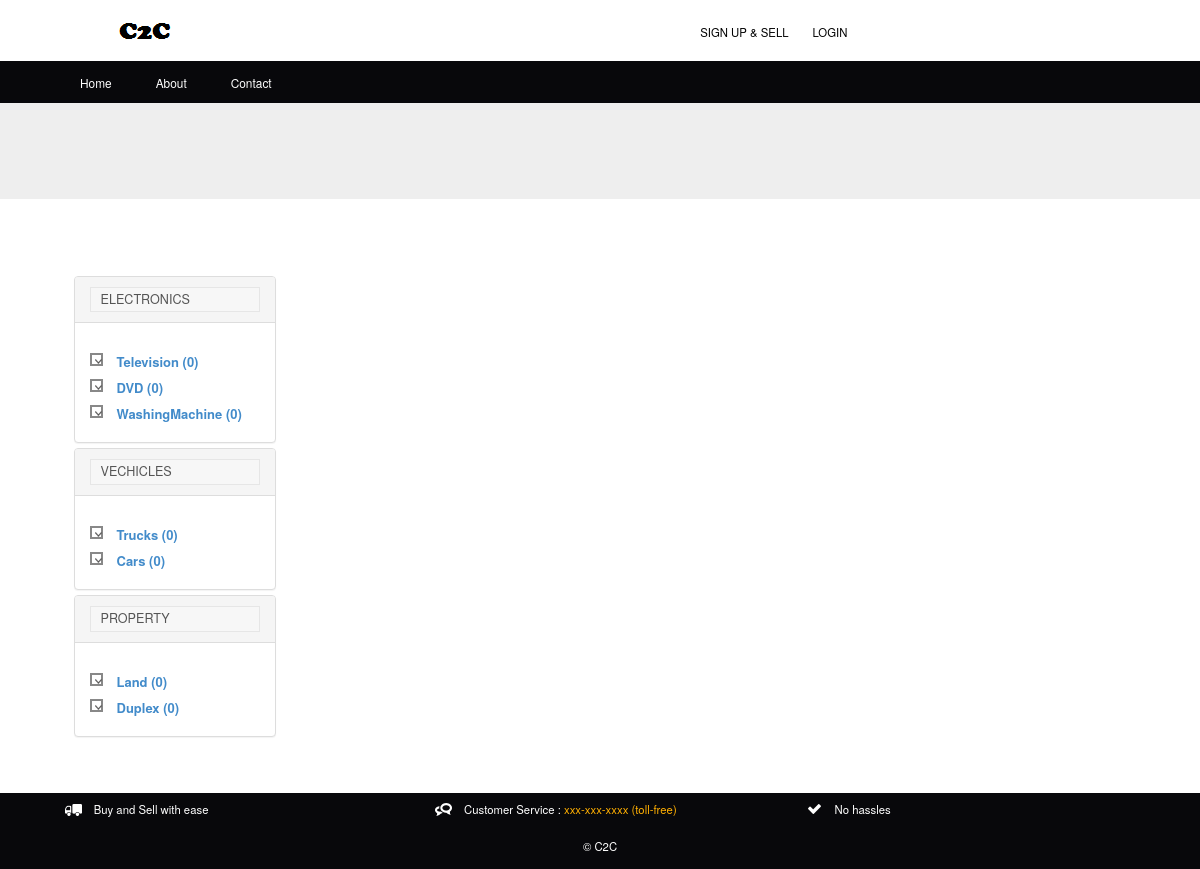
The page / on the database its author committed.
### tables this page shows
CREATE TABLE IF NOT EXISTS `category` (
`id` int(11) NOT NULL,
  `name` text NOT NULL,
  `description` text NOT NULL,
  `parent` text NOT NULL
);

### index.php (the view, shortened to what this page needs)
<?php
include("dbConfig.php");
?>
<!DOCTYPE HTML>
<html>
<head>
<link href="css/style.css" rel="stylesheet" type="text/css" media="all" />
<link href="css/form.css" rel="stylesheet" type="text/css" media="all" />
<link href="css/bootstrap.css" rel="stylesheet" type="text/css" media="all" />
<link href="css/megamenu.css" rel="stylesheet" type="text/css" media="all" />
</head>
<body>
   	 <?php
	 include("header.php");
	 ?>
	   <div class="jumbotron">
	   </div>
       <div class="login container-fluid">
         <div class="wrap">
     	    <div class="rsidebar span_1_of_left">
				   <section  class="sky-form ">
 <div class="panel-group" id="accordion">
 <?php
 $sl = mysqli_query($con,"SELECT * FROM category");
 $count=0;
 $all_cats = array();
 while($rv = mysqli_fetch_array($sl))
 {
	 if($rv['parent'] !=""){continue;}
     array_push($all_cats,$rv['name']);
 }
 ?>
 <?php
 $uq = array_unique($all_cats);
 foreach($uq as $v)
 {
	 $count++;
 ?>
  <div class="panel panel-default">
    <div class="panel-heading">
      <h4 class="panel-title">
        <a data-toggle="collapse" data-parent="#accordion" href="#collapse<?php echo htmlentities($count); ?>">
       <?php echo htmlentities($v); ?>  </a>
	  </h4>
    </div>
    <div id="collapse<?php echo htmlentities($count); ?>" class="panel-collapse collapse in ">
    <div class="panel-body">
	   <?php
	 $cnt=0;
  $sl = mysqli_query($con,"SELECT * FROM category WHERE parent='$v' ");
 while($rvx = mysqli_fetch_array($sl))
 {
	 ?>
	 	<label class="checkbox"><input type="checkbox" name="checkbox" checked="" disabled><i></i><a href="<?php echo $rvx['name']?>"> <?php echo htmlentities($rvx['name']); ?> (<?php echo htmlentities($cnt); ?>)</a></label>
 <?php
  $cnt=0;
 }
?>
	  </div>
    </div>
  </div>
  <?php
  }
  ?>
</div>
				</section>
		</div>
			</div>
		   </div>
	<?php
	include("footer.php");
	?>
</body>
</html>

### header.php (shortened to what this page needs)
 <div class="header-top">
<div class="wrap">
<div class="logo">
	<a href="index.php"><img src="images/logo.png" alt=""/></a>
   </div>
   <div class="cssmenu">
   <ul>
	 <li class="active"><a href="register.php">Sign up & Sell</a></li>
	 <li><a href="login.php">Login</a></li>
   </ul>
</div>
</div>
 </div>
 <div class="header-bottom">
 	<div class="wrap">
<ul class="megamenu skyblue">
    <li><a class="color1" href="index.php">Home</a></li>
    <li><a class="color1" href="#">About</a></li>
    <li><a class="color1" href="#">Contact</a></li>
   </ul>
   	</div>
     </div>

### footer.php (shortened to what this page needs)
 <div class="footer">
   	   <div class="footer-top">
   		<div class="wrap">
   			   <div class="col_1_of_footer-top span_1_of_footer-top">
  	 <ul class="f_list">
  	 	<li><img src="images/f_icon.png" alt=""/><span class="delivery">Buy and Sell with ease</span></li>
  	 </ul>
   </div>
   <div class="col_1_of_footer-top span_1_of_footer-top">
  	<ul class="f_list">
  	 	<li><img src="images/f_icon1.png" alt=""/><span class="delivery">Customer Service :<span class="orange"> xxx-xxx-xxxx (toll-free)</span></span></li>
  	 </ul>
   </div>
   <div class="col_1_of_footer-top span_1_of_footer-top">
  	<ul class="f_list">
  	 	<li><img src="images/f_icon2.png" alt=""/><span class="delivery">No hassles</span></li>
  	 </ul>
   </div>
</div>
   	    </div>
   	 <div class="copy">
   	   <div class="wrap">
   	   	  <p>© C2C</p>
   	   </div>
   	 </div>
   </div>

### css/style.css (style rules this page uses)
html,body,div,span,applet,object,iframe,h1,h2,h3,h4,h5,h6,p,blockquote,pre,a,abbr,acronym,address,big,cite,code,del,dfn,em,img,ins,kbd,q,s,samp,small,strike,strong,sub,sup,tt,var,b,u,i,dl,dt,dd,ol,nav ul,nav li,fieldset,form,label,legend,table,caption,tbody,tfoot,thead,tr,th,td,article,aside,canvas,details,embed,figure,figcaption,footer,header,hgroup,menu,nav,output,ruby,section,summary,time,mark,audio,video { margin:0;padding:0;border:0;font-size:100%;font:inherit;vertical-align:baseline; }
article, aside, details, figcaption, figure,footer, header, hgroup, menu, nav, section { display: block; }
ol,ul { list-style:none;margin:0;padding:0; }
a { text-decoration:none; }
img { max-width:100%; }
body { font-family: 'Open Sans', sans-serif; background:#fff; }
.wrap { width:80%; margin:0 auto; -moz-transition:all .2s linear; -webkit-transition:all .2s linear; -o-transition:all .2s linear; -ms-transition:all .2s linear; }
.header-top { background:#fff; padding: 10px 0; }
.logo { float:left; margin-right: 46.5%; }
.cssmenu { float:left; margin-top:11px; }
.cssmenu ul li { display: inline-block; }
.cssmenu ul li a { color: #000; display: block; margin: 0px 10px; text-transform: uppercase; font-size: 0.8125em; }
.header-bottom { background:#08080b; padding: 5px 0; }
.footer-top { background:#08080b; padding: 5px 0; }
.col_1_of_footer-top:first-child { margin-left: 0; }
.span_1_of_footer-top { width: 30.7%; }
ul.f_list img { vertical-align:middle; float:left; margin-right:2%; }
span.delivery { color:#fff; font-size:0.8125em; }
.col_1_of_footer-top { display: block; float: left; margin:0 0 0 3.6%; }
span.orange { color:#FFAF02; }
.copy { background:#08080b; text-align:center; padding:5px 0; }
.copy p { color:#fff; font-size:0.8125em; }
.login { padding:3% 0; }
.span_1_of_left { width:19.2%; }
.rsidebar { display: block; float: left; margin: 1% 3.5% 0% 0; }
@media (max-width:1366px) { .wrap { width:90%; } }
@media (max-width:1366px) { .logo { margin-right: 44.5%; } }
@media (max-width:1280px) { .wrap { width:90%; } }
@media (max-width:1280px) { .logo { margin-right:41.5%; } }

### css/form.css (style rules this page uses)
.sky-form h4 { color: #555; font-size: 0.9em; padding: 5px 10px; background: #F7F7F7; border: 1px solid #E6E6E6; text-transform: uppercase; }
.sky-form .input, .sky-form .select, .sky-form .textarea, .sky-form .radio, .sky-form .checkbox, .sky-form .toggle, .sky-form .button { position: relative; display: block; }
.sky-form .radio,.sky-form .checkbox { outline:none; border:none; margin-bottom: 4px; padding-left: 27px; font-size: 13px; line-height: 27px; color: #555555; cursor: pointer; text-transform: capitalize; }
.sky-form .radio:last-child, .sky-form .checkbox:last-child { margin-bottom: 0; }
.sky-form .radio i, .sky-form .checkbox i { position: absolute; top: 5px; left: 0; display: block; width: 13px; height: 13px; outline: none; border-width: 2px; border-style: solid; background: #fff; }
.sky-form .radio input + i:after, .sky-form .checkbox input + i:after { position: absolute; opacity: 0; transition: opacity 0.1s; -o-transition: opacity 0.1s; -ms-transition: opacity 0.1s; -moz-transition: opacity 0.1s; -webkit-transition: opacity 0.1s; }
.sky-form .radio input:checked + i:after, .sky-form .checkbox input:checked + i:after { opacity: 1; }
.sky-form .checkbox input + i:after { content:''; top: 0px; left:-3px; width: 15px; height: 15px; background: url(../images/b-arrow.png); text-align: center; }
.sky-form .checkbox input + i:after { color:#fff; }
.sky-form .checkbox i { border-color:#E5E5E5; }
.sky-form .radio input:checked + i, .sky-form .checkbox input:checked + i, .sky-form .toggle input:checked + i { border-color:#888; }

### css/megamenu.css (style rules this page uses)
.megamenu { margin-bottom:0px;padding:0;width:100%;list-style:none;display:inline-block;position:relative; }
.megamenu li { margin-bottom:-5px;display:inline }
.megamenu>li>a { float:left;padding:8px 20px;text-decoration:none;text-transform:capitalize;font-size:0.85em; -webkit-transition: all 0.3s ease-in-out; -moz-transition: all 0.3s ease-in-out; -o-transition: all 0.3s ease-in-out; transition: all 0.3s ease-in-out; }
.skyblue li>a,.skyblue>li.showhide span { color:#fff }

### rows shown on the page
category: name "Television", cnt "0"
category: name "DVD", cnt "0"
category: name "WashingMachine", cnt "0"
category: name "Trucks", cnt "0"
category: name "Cars", cnt "0"
category: name "Land", cnt "0"
category: name "Duplex", cnt "0"

### other values the page prints
$v "ELECTRONICS"
$v "VECHICLES"
$v "PROPERTY"
